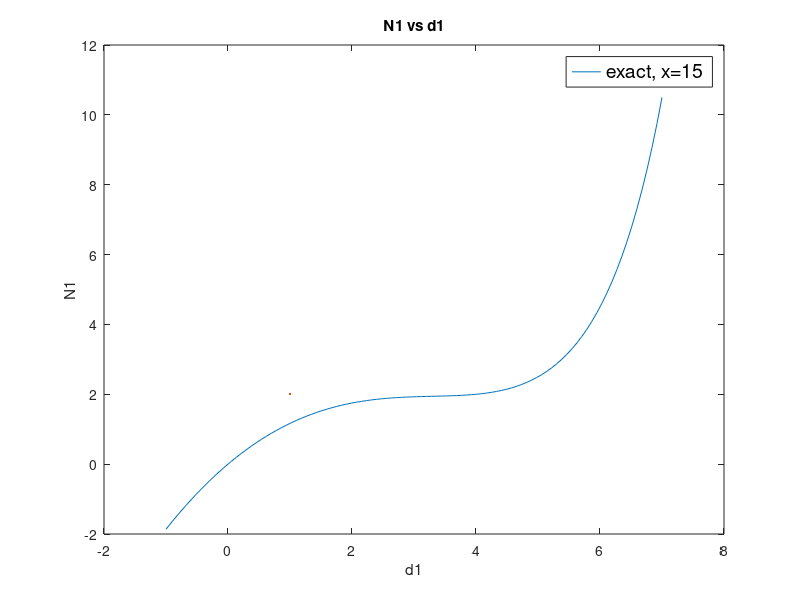
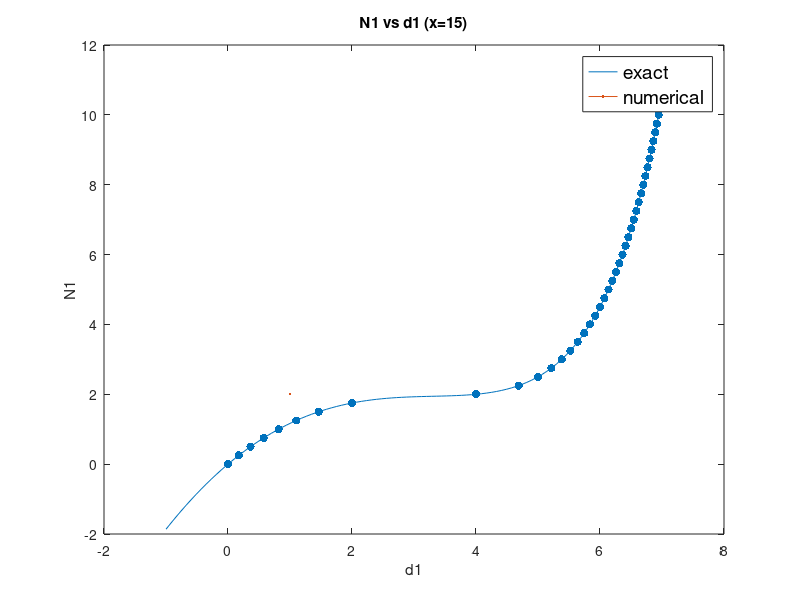
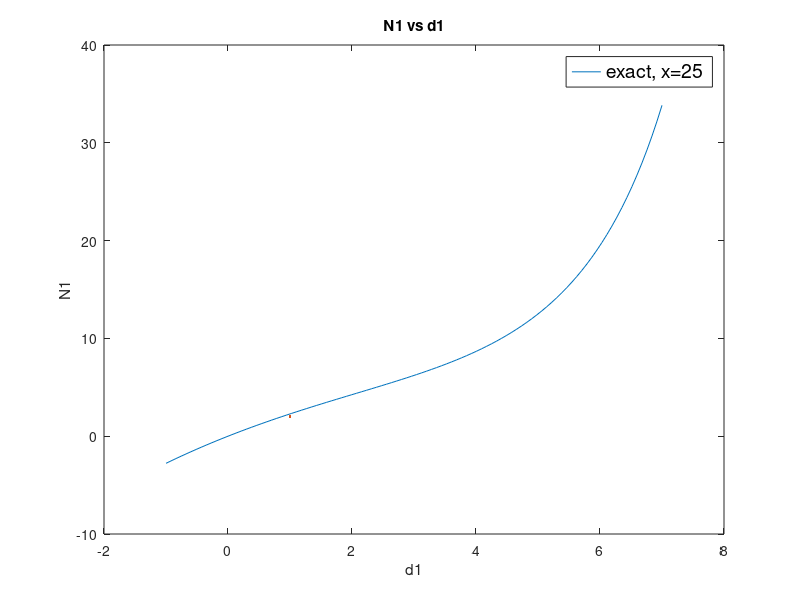
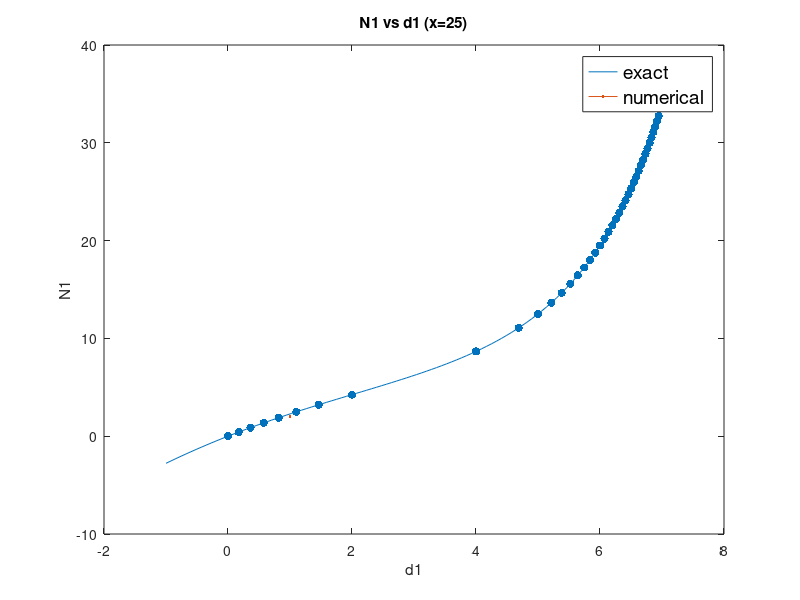

The MATLAB source for these figures, in order:
% This is the Newton-Raphson algorithm solver for HW3
clear all; clc;

% exact internal force
x = 15;
N1 = @(d1,d2) x * d1 ./ (10.0 - d1) - 0.5 * d2.*d2;
N2 = @(d1,d2) d2 - d1;

% external force
load_step = 0.25;
load_max = 10.0;
load_num = load_max / load_step;
F1 = @(n) load_step * n;
F2 = @(n) 0.0;

% Jacobian
J = zeros(2,2);
dN1_dd1 = @(d1,d2) 10*x / ((10.0-d1)*(10.0-d1));
dN1_dd2 = @(d1,d2) -d2;
dN2_dd1 = @(d1,d2) -1.0;
dN2_dd2 = @(d1,d2) 1.0;

% Residual R
R = zeros(2,1);
R1 = @(d1,d2,n) N1(d1,d2) - F1(n);
R2 = @(d1,d2,n) N2(d1,d2) - F2(n);


% Newton-Raphson Algorithm
% K * Deltad = -R
Deltad = zeros(2,1);
d = zeros(2,1);
tol = 1.0e-4;
d_sol = zeros(2, load_num + 1);
d_sol(:,1) = d;


for n = 0:load_num
    iter_num = 0;    % record the iterate numbers

    R(1) = R1(d(1),d(2),n);
    R(2) = R2(d(1),d(2),n);
    R_norm = sqrt(R(1) * R(1) + R(2) * R(2));
    R_norm0 = R_norm;

    while true
        J(1,1) = dN1_dd1(d(1),d(2));
        J(1,2) = dN1_dd2(d(1),d(2));
        J(2,1) = dN2_dd1(d(1),d(2));
        J(2,2) = dN2_dd2(d(1),d(2));

        Deltad = -J\R;

        d = d + Deltad;
        iter_num = iter_num + 1;

        if iter_num == 15
            break;
        end

        R(1) = R1(d(1),d(2),n);
        R(2) = R2(d(1),d(2),n);
        R_norm = sqrt(R(1) * R(1) + R(2) * R(2));

        if R_norm <= tol * R_norm0
            break;
        end
    end
    d_sol(:,n+1) = d;
end


% plot (a) x =15
figure;
d_exact = linspace(-1,7,100);
N1_exact = N1(d_exact, d_exact);
plot(d_exact, N1_exact, LineWidth=2);
title("N1 vs d1");
xlabel("d1");
ylabel("N1");
legend("exact, x=15",'Location', 'Best', 'FontSize', 14, 'Box', 'on');

%plot (b) x=15
figure;
d_exact = linspace(-1,7,100);
N1_exact = N1(d_exact, d_exact);
N1_sol = N1(d_sol(1,:), d_sol(1,:));
plot(d_exact, N1_exact, LineWidth=2);
hold on;
scatter(d_sol(1,:),N1_sol,"filled");
title("N1 vs d1 (x=15)");
xlabel("d1");
ylabel("N1");
legend("exact","numerical",'Location', 'Best', 'FontSize', 14, 'Box', 'on');

% plot (a) x = 25
figure;
x = 25;
N1 = @(d1,d2) x * d1 ./ (10.0 - d1) - 0.5 * d2.*d2;
N2 = @(d1,d2) d2 - d1;
N1_exact = N1(d_exact, d_exact);
plot(d_exact, N1_exact, LineWidth=2);
title("N1 vs d1");
xlabel("d1");
ylabel("N1");
legend("exact, x=25",'Location', 'Best', 'FontSize', 14, 'Box', 'on');


%plot (b) x=25
figure;
d_exact = linspace(-1,7,100);
N1_exact = N1(d_exact, d_exact);
N1_sol = N1(d_sol(1,:), d_sol(1,:));
plot(d_exact, N1_exact, LineWidth=2);
hold on;
scatter(d_sol(1,:),N1_sol,"filled");
title("N1 vs d1 (x=25)");
xlabel("d1");
ylabel("N1");
legend("exact","numerical",'Location', 'Best', 'FontSize', 14, 'Box', 'on');







